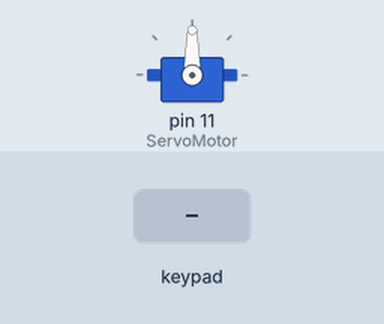
This sketch was run on a simulated Arduino Uno, built with avr-gcc and run on an emulated ATmega328P. Parts: servo. The inputs (shaded band) are chosen by the test bench.

Above: at 1.2 s.
1.3 s: keypad keys 8 8 8 pressed 0.4 s apart
At 3.1 s:
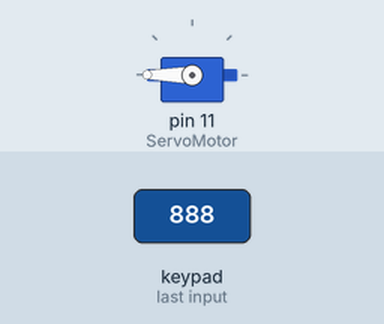
4.0 s: key '*' pressed
At 4.8 s:
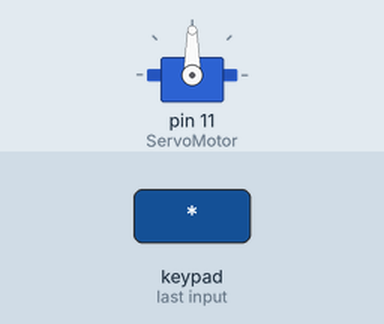
Timing chart, 0 to 7.0 s (numbered marks = the images above; inputs shaded):
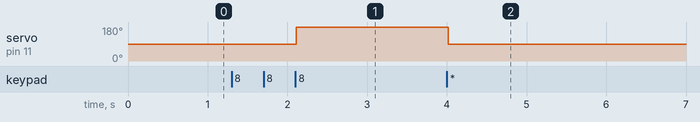

Measured:
- after the input at 1.3 s, servo on pin 11 (ServoMotor): 90° → 180° after 0.81 s
- after the input at 4.0 s, servo on pin 11 (ServoMotor): 180° → 90° at once

The sketch:

code.ino
```cpp
#include <Keypad.h>
#include <Servo.h>

Servo ServoMotor;
char* password = "888"; // change the password here, just pick any 3 numbers
int position = 0;

const byte ROWS = 4;
const byte COLS = 4;
char keys[ROWS][COLS] = {
  {'1','2','3','A'},
  {'4','5','6','B'},
  {'7','8','9','C'},
  {'*','0','#','D'}
};

byte rowPins[ROWS] = { 2, 3, 4, 5 };
byte colPins[COLS] = {6, 7, 8, 9};

Keypad keypad = Keypad(makeKeymap(keys), rowPins, colPins, ROWS, COLS);

int RedpinLock = 12;
int GreenpinUnlock = 13;

void setup()
{
  ServoMotor.attach(11);
  LockedPosition(true);
}

void loop()
{
  char key = keypad.getKey();

  if (key == '*' || key == '#')
  {
    position = 0;
    LockedPosition(true);
  }

  if (key == password[position])
  {
    position++;
  }

  if (position == 3)
  {
    LockedPosition(false);
  }

  delay(100);
}

void LockedPosition(int locked)
{
  if (locked)
  {
    digitalWrite(RedpinLock, HIGH);
    digitalWrite(GreenpinUnlock, LOW);
    ServoMotor.write(90);
  }
  else
  {
    digitalWrite(RedpinLock, LOW);
    digitalWrite(GreenpinUnlock, HIGH);
    ServoMotor.write(180);
  }
}
```
